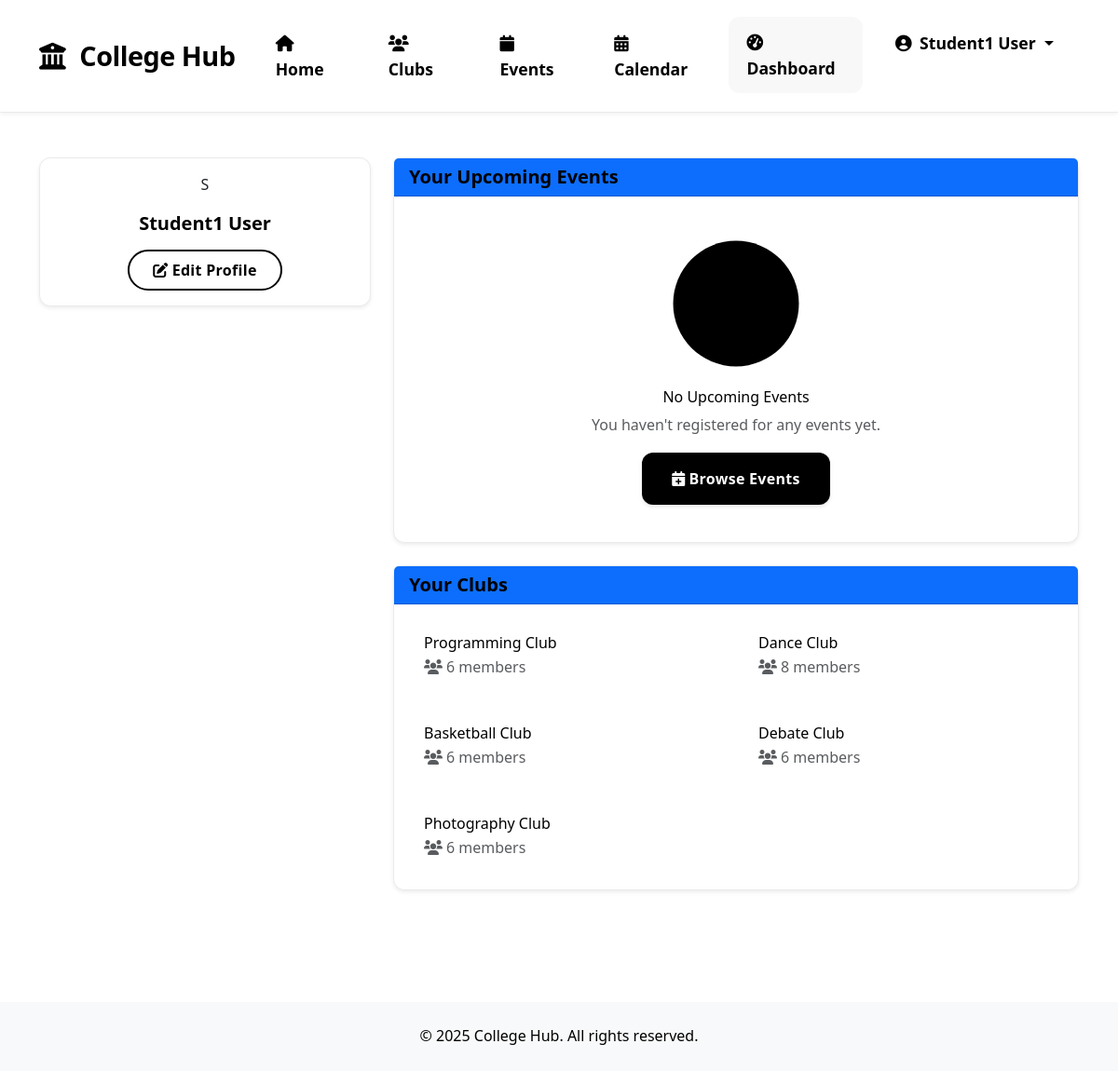
Screenshot of /dashboard/ (signed in) with the database file from the repository.
### clubs/models.py (models this page shows, shortened)
class Club(models.Model):
    CATEGORY_CHOICES = [
        ('technical', 'Technical'),
        ('cultural', 'Cultural'),
        ('sports', 'Sports'),
        ('academic', 'Academic'),
        ('social', 'Social'),
    ]
    name = models.CharField(max_length=200)
    description = models.TextField()
    category = models.CharField(max_length=50, choices=CATEGORY_CHOICES, default='social')
    image = models.ImageField(upload_to='club_images/', null=True, blank=True)
    thumbnail = models.ImageField(upload_to='club_thumbnails/', null=True, blank=True)
    created_at = models.DateTimeField(auto_now_add=True)
    members = models.ManyToManyField(
        User,
        through='ClubMembership',
        through_fields=('club', 'user'),
        related_name='joined_clubs'
    )
    def get_registered_count(self):
        return self.members.count()
    @classmethod
    def get_recommended_clubs(cls, user):
        user_interests = cls.objects.filter(members=user).values_list('category', flat=True)
        recommended = cls.objects.exclude(members=user)\
            .filter(category__in=user_interests)\
            .annotate(member_count=Count('members'))\
            .order_by('-member_count')[:5]
        if not recommended:
            recommended = cls.objects.exclude(members=user)\
                .annotate(member_count=Count('members'))\
                .order_by('-member_count')[:5]
        return recommended

### clubs/views.py (the view)
# urls.py: path('dashboard/', views.dashboard, name='dashboard'),
@login_required
def dashboard(request):
    registered_events = Event.objects.filter(
        registered_users=request.user,
        date__gte=timezone.now()
    ).order_by('date')
    user_clubs = Club.objects.filter(members=request.user)
    recommended_clubs = Club.get_recommended_clubs(request.user)
    recommended_events = Event.get_recommended_events(request.user)
    context = {
        'registered_events': registered_events,
        'user_clubs': user_clubs,
        'recommended_clubs': recommended_clubs,
        'recommended_events': recommended_events,
    }
    return render(request, 'dashboard.html', context)

### clubs/auth.py (called while the page is built)
    def get_user(self, user_id):
        UserModel = get_user_model()
        try:
            return UserModel.objects.get(pk=user_id)
        except UserModel.DoesNotExist:
            return None

### clubs/models.py (called while the page is built)
    @classmethod
    def get_recommended_events(cls, user):
        user_clubs = Club.objects.filter(members=user)
        from django.utils import timezone
        recommended = cls.objects.filter(
            club__in=user_clubs,
            date__gt=timezone.now()
        ).exclude(
            registered_users=user
        ).order_by('date')[:5]
        if not recommended:
            recommended = cls.objects.filter(
                date__gt=timezone.now()
            ).exclude(
                registered_users=user
            ).annotate(
                reg_count=Count('registered_users')
            ).order_by('-reg_count')[:5]
        return recommended

### clubs/templates/dashboard.html (shortened to what this page needs)
{% extends 'base.html' %}
{% load static %}
{% block content %}
<div class="container py-5">
    <div class="row">
        <div class="col-md-4 mb-4">
            <div class="card shadow-sm">
                <div class="card-body text-center">
                    {% if user.userprofile.avatar %}
                        <img src="{{ user.userprofile.avatar.url }}" alt="{{ user.get_full_name }}"
                             class="rounded-circle mb-3" style="width: 120px; height: 120px; object-fit: cover;">
                    {% else %}
                        <div class="user-avatar mx-auto mb-3">
                            {{ user.get_full_name|make_list|first|upper }}
                        </div>
                    {% endif %}
                    <h5 class="card-title mb-1">{{ user.get_full_name }}</h5>
                    <a href="{% url 'profile' %}" class="btn btn-outline-primary btn-sm">
                        <i class="fas fa-edit me-1"></i>Edit Profile
                    </a>
                </div>
            </div>
        </div>
        <div class="col-md-8">
            <div class="card shadow-sm mb-4">
                <div class="card-header bg-primary text-white">
                    <h5 class="card-title mb-0">Your Upcoming Events</h5>
                </div>
                <div class="card-body">
                    {% if registered_events %}
                        {% for event in registered_events %}
                            <div class="registered-event p-3 mb-3 rounded">
                                <div class="d-flex justify-content-between align-items-start">
                                    <div>
                                        <h6 class="mb-1">{{ event.title }}</h6>
                                        <p class="text-muted mb-2">
                                            <i class="fas fa-calendar-alt me-2"></i>{{ event.date|date:"F j, Y, g:i a" }}
                                        </p>
                                        <p class="text-muted mb-0">
                                            <i class="fas fa-map-marker-alt me-2"></i>{{ event.location }}
                                        </p>
                                    </div>
                                    <div class="event-date">
                                        <div class="day">{{ event.date|date:"d" }}</div>
                                        <div class="month">{{ event.date|date:"M" }}</div>
                                    </div>
                                </div>
                            </div>
                        {% endfor %}
                    {% else %}
                        <div class="text-center py-4">
                            <img src="{% static 'img/no-events.svg' %}" alt="No events" style="width: 150px;" class="mb-3">
                            <h6>No Upcoming Events</h6>
                            <p class="text-muted">You haven't registered for any events yet.</p>
                            <a href="{% url 'event_list' %}" class="btn btn-primary">
                                <i class="fas fa-calendar-plus me-1"></i>Browse Events
                            </a>
                        </div>
                    {% endif %}
                </div>
            </div>
            <div class="card shadow-sm mb-4">
                <div class="card-header bg-primary text-white">
                    <h5 class="card-title mb-0">Your Clubs</h5>
                </div>
                <div class="card-body">
                    {% if user_clubs %}
                        <div class="row g-3">
                            {% for club in user_clubs %}
                                <div class="col-md-6">
                                    <div class="joined-club p-3 rounded">
                                        <div class="d-flex align-items-center">
                                            <div>
                                                <h6 class="mb-1">{{ club.name }}</h6>
                                                <p class="text-muted mb-0">
                                                    <i class="fas fa-users me-1"></i>{{ club.get_registered_count }} members
                                                </p>
                                            </div>
                                        </div>
                                    </div>
                                </div>
                            {% endfor %}
                        </div>
                    {% endif %}
                </div>
            </div>
        </div>
    </div>
</div>
{% endblock %}

### clubs/templates/base.html (shortened to what this page needs)
<!DOCTYPE html>
<html lang="en">
<head>
    <link href="https://cdn.jsdelivr.net/npm/bootstrap@5.3.0/dist/css/bootstrap.min.css" rel="stylesheet">
    <link href="https://cdnjs.cloudflare.com/ajax/libs/font-awesome/6.0.0/css/all.min.css" rel="stylesheet">    {% load static %}
    <link href="{% static 'css/style.css' %}" rel="stylesheet">
    <link rel="stylesheet" href="https://cdnjs.cloudflare.com/ajax/libs/animate.css/4.1.1/animate.min.css">
</head>
<body>
    <nav class="navbar navbar-expand-lg navbar-light sticky-top">
        <div class="container">
            <a class="navbar-brand" href="{% url 'home' %}">
                <i class="fas fa-university me-2"></i>
                College Hub
            </a>
                        <div class="collapse navbar-collapse" id="navbarNav">
                <ul class="navbar-nav ms-auto">
                    <li class="nav-item">
                        <a class="nav-link" href="{% url 'home' %}">
                            <i class="fas fa-home me-1"></i>Home
                        </a>
                    </li>
                    <li class="nav-item">
                        <a class="nav-link" href="{% url 'club_list' %}">
                            <i class="fas fa-users me-1"></i>Clubs
                        </a>
                    </li>                    <li class="nav-item">
                        <a class="nav-link" href="{% url 'event_list' %}">
                            <i class="fas fa-calendar me-1"></i>Events
                        </a>
                    </li>
                    <li class="nav-item">
                        <a class="nav-link" href="{% url 'calendar' %}">
                            <i class="fas fa-calendar-alt me-1"></i>Calendar
                        </a>
                    </li>
                    {% if user.is_authenticated %}
                        <li class="nav-item">
                            <a class="nav-link" href="{% url 'dashboard' %}">
                                <i class="fas fa-tachometer-alt me-1"></i>Dashboard
                            </a>
                        </li>
                        <li class="nav-item dropdown">
                            <a class="nav-link dropdown-toggle" href="#" id="userDropdown" role="button"
                               data-bs-toggle="dropdown" aria-expanded="false">
                                {% if user.userprofile.avatar %}
                                    <img src="{{ user.userprofile.avatar.url }}" alt="{{ user.get_full_name }}"
                                         class="rounded-circle me-1" style="width: 24px; height: 24px; object-fit: cover;">
                                {% else %}
                                    <i class="fas fa-user-circle me-1"></i>
                                {% endif %}
                                {{ user.get_full_name|default:user.username }}
                            </a>
                        </li>
                    {% endif %}
                </ul>
            </div>
        </div>
    </nav>
    {% block content %}
    {% endblock %}
    <footer class="bg-light mt-5 py-4">
        <div class="container text-center">
            <p class="mb-0">&copy; {% now "Y" %} College Hub. All rights reserved.</p>
        </div>
    </footer>    <script src="https://cdn.jsdelivr.net/npm/bootstrap@5.3.0/dist/js/bootstrap.bundle.min.js"></script>
</body>
</html>

### collegehub/static/css/style.css (style rules this page uses)
:root { --primary-color: #000000; --secondary-color: #333333; --accent-color: #ff9800; --success-color: #2e7d32; --danger-color: #d32f2f; --background-light: #ffffff; --background-off-white: #f8f8f8; --text-dark: #000000; --text-light: #666666; --text-white: #ffffff; --border-color: #eaeaea; --transition-speed: 0.3s; }
body { color: var(--text-dark); background-color: var(--background-light); font-family: 'Segoe UI', Tahoma, Geneva, Verdana, sans-serif; overflow-x: hidden; line-height: 1.6; }
h1, h2, h3, h4, h5, h6 { color: var(--text-dark); }
.navbar { background: var(--background-light); box-shadow: 0 2px 4px rgba(0, 0, 0, 0.05); padding: 1.2rem 0; border-bottom: 1px solid var(--border-color); }
.navbar-brand { color: var(--text-dark) !important; font-weight: 800; font-size: 1.8rem; letter-spacing: -0.5px; }
.nav-link { color: var(--text-dark) !important; font-weight: 600; padding: 0.8rem 1.2rem !important; margin: 0 0.5rem; border-radius: 12px; transition: all var(--transition-speed) ease; font-size: 1.1rem; }
.nav-link:hover, .nav-link.active { background: var(--background-off-white); color: var(--text-dark) !important; transform: translateY(-1px); }
.btn { border-radius: 12px; padding: 1rem 2rem; font-weight: 600; transition: all var(--transition-speed) ease; font-size: 1.1rem; letter-spacing: 0.3px; }
.btn-primary { background: var(--primary-color); border: none; color: var(--text-white); box-shadow: 0 2px 4px rgba(0, 0, 0, 0.1); }
.btn-outline-primary { border: 2px solid var(--primary-color); color: var(--primary-color); background: transparent; }
.btn { border-radius: 8px; padding: 0.75rem 1.75rem; font-weight: 600; transition: all var(--transition-speed) ease; font-size: 1rem; letter-spacing: 0.3px; }
.btn-primary { background: #000000; border: none; color: #ffffff; font-weight: 600; padding: 1rem 2rem; border-radius: 12px; box-shadow: 0 2px 4px rgba(0, 0, 0, 0.1); transition: all 0.3s ease; }
.btn-outline-primary { border: 2px solid var(--primary-color); color: var(--primary-color); border-radius: 25px; padding: 8px 25px; font-weight: 600; transition: all 0.3s ease; }
.card { background: var(--background-light); border: 1px solid var(--border-color); border-radius: 12px; box-shadow: 0 2px 4px rgba(0, 0, 0, 0.05); transition: all var(--transition-speed) ease; }
.card-title { color: var(--text-dark); font-weight: 600; }

### rows the page displays
Club: name "Programming Club", get_registered_count "6"
Club: name "Dance Club", get_registered_count "8"
Club: name "Basketball Club", get_registered_count "6"
Club: name "Debate Club", get_registered_count "6"
Club: name "Photography Club", get_registered_count "6"

### other values shown
{{ user.get_full_name|default:user.username }} "Student1 User"
{{ user.get_full_name|make_list|first|upper }} "S"
{{ user.get_full_name }} "Student1 User"
